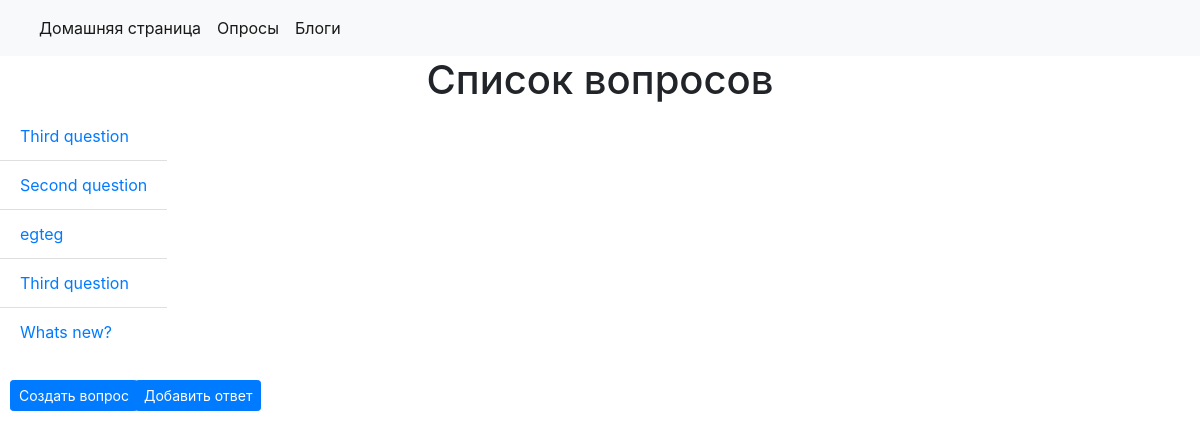
/polls/, run on an earlier commit of the app's database.
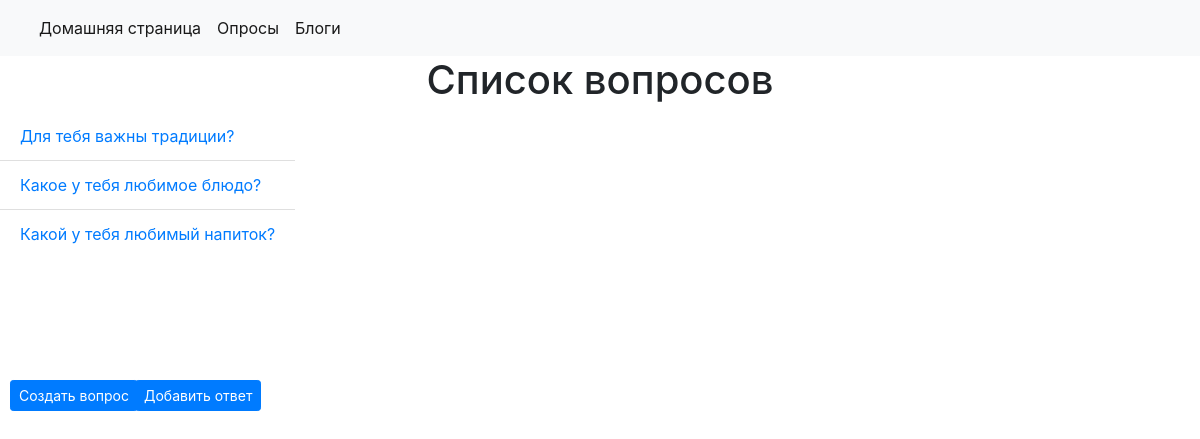
And on a later commit of the database.
### polls/models.py (models this page shows, shortened)
class Question(models.Model):
    question_text = models.CharField(max_length=200, verbose_name="Текст вопроса")
    pub_date = models.DateTimeField(default=timezone.now(), verbose_name="Дата публикации")

### polls/views.py (the view)
# urls.py: path('', views.IndexView.as_view(), name='index'),
class IndexView(generic.ListView):
    template_name = 'polls/index.html'
    context_object_name = 'latest_question_list'
    def get_queryset(self):
        return Question.objects.filter(pub_date__lte=timezone.now()).order_by('-pub_date')[:5]

### polls/templates/polls/index.html
{% extends 'polls/navbar.html' %}
{% block content %}
{% if latest_question_list %}
<h1 align="center">Список вопросов</h1>
<div class="container row">
    <ul class="list-group list-group-flush">
    {% for question in latest_question_list %}
        <li class="list-group-item">
            <a href="{% url 'polls:detail' question.id %}">{{ question.question_text }}</a>
        </li>
    {% endfor %}
    </ul>
</div>
<div class="container">
    <a class="btn btn-primary btn-sm btn-lg" style="position:absolute; top: 380px; left: 10px"
               onclick="document.location='../../polls/create'">Создать вопрос</a>
    <a class="btn btn-primary btn-sm btn-lg" style="position:absolute; top: 380px; left: 135px"
               onclick="document.location='../../polls/create_choice'">Добавить ответ</a>
</div>
{% else %}
<h1 align="center">Список вопросов</h1>
<h4 style="margin: 10px">Список вопросов пуст</h4>
<a class="btn btn-primary btn-sm btn-lg" style="position:absolute; top: 155px; left: 10px"
               onclick="document.location='../../polls/create'">Создать вопрос</a>
{% endif %}
{% endblock %}

### polls/templates/polls/navbar.html (shortened to what this page needs)
<!DOCTYPE html>
<html lang="en">
<head>
    <link rel="stylesheet" href="https://stackpath.bootstrapcdn.com/bootstrap/4.5.2/css/bootstrap.min.css">
</head>
<body>
        <nav class="navbar navbar-expand-lg navbar-light bg-light">
            <div class="container-fluid">
                <div class="collapse navbar-collapse" id="navbarNav">
                    <ul class="navbar-nav">
                        <li class="nav-item">
                            <a class="nav-link active" aria-current="page" href="/">Домашняя страница</a>
                        </li>
                        <li class="nav-item">
                            <a class="nav-link active" aria-current="page" href="/polls">Опросы</a>
                        </li>
                        <li class="nav-item">
                            <a class="nav-link active" aria-current="page" href="/blogs">Блоги</a>
                        </li>
                    </ul>
                </div>
            </div>
        </nav>
{% block content %}
{% endblock %}
</body>
</html>

What changed in the data, as far as the page shows it:
removed Question: question_text "Third question"
removed Question: question_text "Second question"
removed Question: question_text "egteg"
removed Question: question_text "Third question"
removed Question: question_text "Whats new?"
added Question: question_text "Для тебя важны традиции?"
added Question: question_text "Какое у тебя любимое блюдо?"
added Question: question_text "Какой у тебя любимый напиток?"
